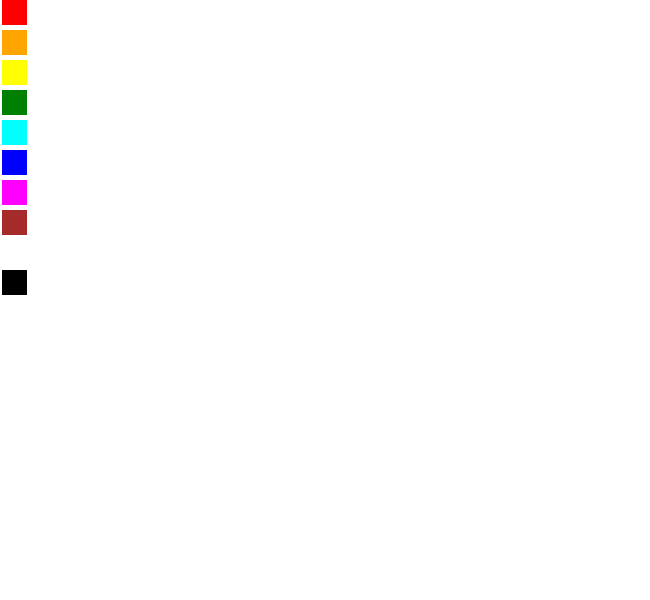
Frame 1 (no input)
Frame 60 (no input): identical to frame 1, image omitted
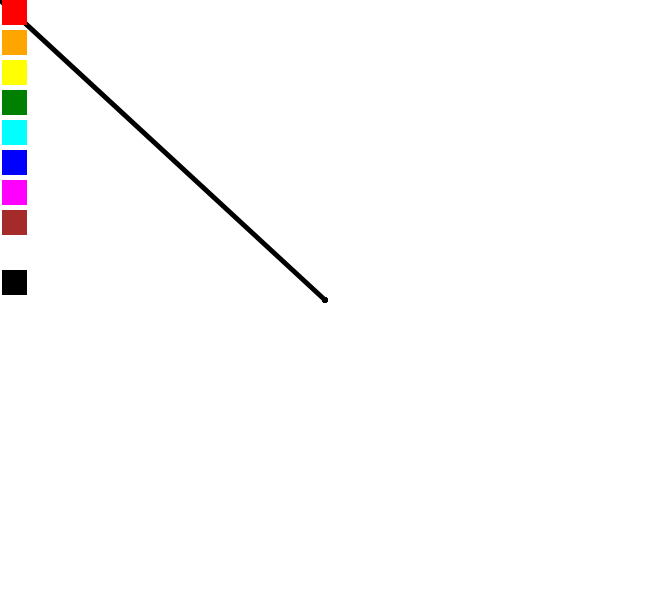
Frame 120 (the mouse pressed at the canvas centre since frame 60)

The p5.js sketch that drew these frames (run headless with seeded random() and noise() and a simulated clock; from frame 60 on, the mouse is pressed at the canvas centre):

// p5.js sketch
// ── sketch.js
let red;
let orange;
let yellow;
let green;
let cyan;
let blue;
let magenta;
let brown;
let white;
let black;
let x = 600
let y = 50;
let colorSelected;

function setup() {
  createCanvas(x + y, x);
  strokeWeight(5);
  colorSelected = color(0);

  red = color('red');
  orange = color('orange');
  yellow = color('yellow');
  green = color('green');
  cyan = color('cyan');
  blue = color('blue');
  magenta = color('magenta');
  brown = color('brown');
  white = color('white');
  black = color('black');

}

function draw() {
 



colors();

if (mouseIsPressed){
  if (mouseX > 25 && mouseX < x + y){
    stroke(colorSelected);
    line(pmouseX,pmouseY,mouseX,mouseY);
  }
  else{
    changeColor();
  }
 }
}

function colors(){
  let pallet = [red,orange,yellow,green,cyan,blue,magenta,brown,white,black];

  for (let i =0;i < pallet.length;i++){
    fill(pallet[i]);
    noStroke();
    rect( 2, i * 30, y - 25, 25);
  }
}

function changeColor(){
  let pallet = [red,orange,yellow,green,cyan,blue,magenta,brown,white,black];

  for (let i = 0;i < pallet.length; i++){
    if( 
      mouseX >= 2 &&
      mouseX <= 25 &&  
      mouseY >= i * 30 &&
      mouseY <= (i + 1) * 30
      ){
      colorSelected = pallet[i];
     }
   }
 }
